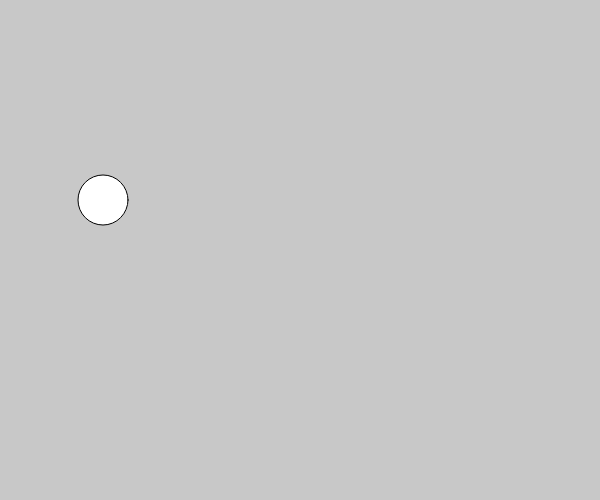
Frame 1 (no input)
Frame 60 (no input): identical to frame 1, image omitted
Frame 120 (the mouse pressed at the canvas centre since frame 60): identical to frame 1, image omitted

The p5.js sketch that drew this single still picture (run headless with seeded random() and noise() and a simulated clock; from frame 60 on, the mouse is pressed at the canvas centre):

// p5.js sketch
// ── sketch.js
let radius = 50;
let hastighed = 3;

function setup() {
  createCanvas(600, 500);
  
}

function draw() {
  background(200);
  
  
  let CX = 100;

  if (CX < radius/2 || CX > width - radius/2) {hastighed=-hastighed};
  
  CX = CX + hastighed;

  circle(CX,200,radius)
}
